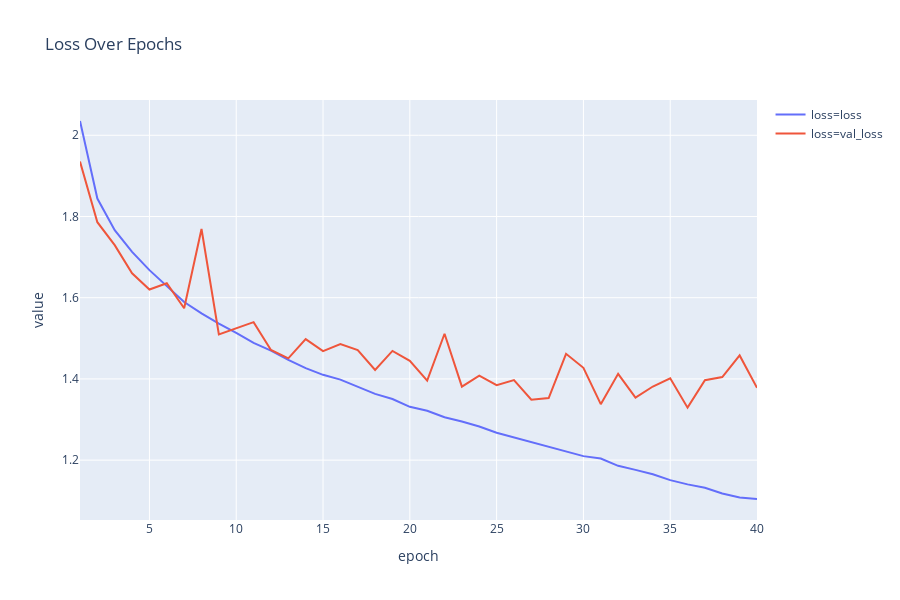

Notebook source saved alongside this figure:
### Code cell
loss1 = loss[['epoch','loss', 'val_loss']].melt(id_vars=['epoch'], var_name='loss')
fig = px.line(loss1, x='epoch', y='value', color='loss', title='Loss Over Epochs')
fig.add_trace
fig.show()
plt.savefig("model03_loss.png")

### Figure 1 — Plotly figure (JSON) as saved in the notebook; plotly's stock layout.template omitted (floating-point values rounded to 4 significant figures)
{"data": [{"hoverlabel": {"namelength": 0}, "hovertemplate": "loss=loss<br>epoch=%{x}<br>value=%{y}", "legendgroup": "loss=loss", "line": {"color": "#636efa", "dash": "solid"}, "mode": "lines", "name": "loss=loss", "showlegend": true, "type": "scatter", "x": [1, 2, 3, 4, 5, 6, 7, 8, 9, 10, 11, 12, 13, 14, 15, 16, 17, 18, 19, 20, 21, 22, 23, 24, 25, 26, 27, 28, 29, 30, 31, 32, 33, 34, 35, 36, 37, 38, 39, 40], "xaxis": "x", "y": [2.035, 1.844, 1.766, 1.713, 1.668, 1.628, 1.589, 1.562, 1.536, 1.513, 1.489, 1.47, 1.447, 1.427, 1.41, 1.398, 1.382, 1.363, 1.351, 1.331, 1.322, 1.306, 1.295, 1.283, 1.267, 1.256, 1.245, 1.233, 1.223, 1.21, 1.204, 1.186, 1.176, 1.165, 1.151, 1.14, 1.132, 1.118, 1.108, 1.104], "yaxis": "y"}, {"hoverlabel": {"namelength": 0}, "hovertemplate": "loss=val_loss<br>epoch=%{x}<br>value=%{y}", "legendgroup": "loss=val_loss", "line": {"color": "#EF553B", "dash": "solid"}, "mode": "lines", "name": "loss=val_loss", "showlegend": true, "type": "scatter", "x": [1, 2, 3, 4, 5, 6, 7, 8, 9, 10, 11, 12, 13, 14, 15, 16, 17, 18, 19, 20, 21, 22, 23, 24, 25, 26, 27, 28, 29, 30, 31, 32, 33, 34, 35, 36, 37, 38, 39, 40], "xaxis": "x", "y": [1.935, 1.786, 1.729, 1.66, 1.62, 1.636, 1.574, 1.769, 1.51, 1.526, 1.54, 1.471, 1.451, 1.498, 1.469, 1.486, 1.471, 1.422, 1.469, 1.445, 1.396, 1.511, 1.381, 1.408, 1.384, 1.397, 1.349, 1.353, 1.462, 1.427, 1.338, 1.413, 1.354, 1.381, 1.402, 1.329, 1.397, 1.405, 1.458, 1.378], "yaxis": "y"}], "layout": {"height": 600, "legend": {"tracegroupgap": 0}, "title": {"text": "Loss Over Epochs"}, "xaxis": {"anchor": "y", "domain": [0, 1], "title": {"text": "epoch"}}, "yaxis": {"anchor": "x", "domain": [0, 1], "title": {"text": "value"}}}}
